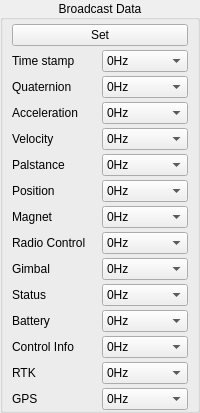
                <widget class="QGroupBox" name="gb_CoreData">
                 <property name="title">
                  <string>Broadcast Data</string>
                 </property>
                 <property name="alignment">
                  <set>Qt::AlignCenter</set>
                 </property>
                 <layout class="QVBoxLayout" name="verticalLayout_33">
                  <property name="spacing">
                   <number>4</number>
                  </property>
                  <property name="leftMargin">
                   <number>9</number>
                  </property>
                  <property name="topMargin">
                   <number>4</number>
                  </property>
                  <property name="rightMargin">
                   <number>9</number>
                  </property>
                  <property name="bottomMargin">
                   <number>0</number>
                  </property>
                  <item>
                   <widget class="QPushButton" name="btn_coreSet">
                    <property name="text">
                     <string>Set</string>
                    </property>
                   </widget>
                  </item>
                  <item>
                   <layout class="QHBoxLayout" name="horizontalLayout_25">
                    <item>
                     <widget class="QLabel" name="label_15">
                      <property name="text">
                       <string>Time stamp</string>
                      </property>
                     </widget>
                    </item>
                    <item>
                     <widget class="QComboBox" name="comboBox_1">
                      <property name="currentText">
                       <string>0Hz</string>
                      </property>
                      <property name="currentIndex">
                       <number>0</number>
                      </property>
                      <item>
                       <property name="text">
                        <string>0Hz</string>
                       </property>
                      </item>
                      <item>
                       <property name="text">
                        <string>1Hz</string>
                       </property>
                      </item>
                      <item>
                       <property name="text">
                        <string>10Hz</string>
                       </property>
                      </item>
                      <item>
                       <property name="text">
                        <string>50Hz</string>
                       </property>
                      </item>
                      <item>
                       <property name="text">
                        <string>100Hz</string>
                       </property>
                      </item>
                      <item>
                       <property name="text">
                        <string>Hold</string>
                       </property>
                      </item>
                      <item>
                       <property name="text">
                        <string>200Hz</string>
                       </property>
                      </item>
                      <item>
                       <property name="text">
                        <string>400Hz</string>
                       </property>
                      </item>
                     </widget>
                    </item>
                   </layout>
                  </item>
                  <item>
                   <layout class="QHBoxLayout" name="horizontalLayout_26">
                    <item>
                     <widget class="QLabel" name="label_16">
                      <property name="text">
                       <string>Quaternion</string>
                      </property>
                     </widget>
                    </item>
                    <item>
                     <widget class="QComboBox" name="comboBox_2">
                      <property name="currentText">
                       <string>0Hz</string>
                      </property>
                      <property name="currentIndex">
                       <number>0</number>
                      </property>
                      <item>
                       <property name="text">
                        <string>0Hz</string>
                       </property>
                      </item>
                      <item>
                       <property name="text">
                        <string>1Hz</string>
                       </property>
                      </item>
                      <item>
                       <property name="text">
                        <string>10Hz</string>
                       </property>
                      </item>
                      <item>
                       <property name="text">
                        <string>50Hz</string>
                       </property>
                      </item>
                      <item>
                       <property name="text">
                        <string>100Hz</string>
                       </property>
                      </item>
                      <item>
                       <property name="text">
                        <string>Hold</string>
                       </property>
                      </item>
                      <item>
                       <property name="text">
                        <string>200Hz</string>
                       </property>
                      </item>
                      <item>
                       <property name="text">
                        <string>400Hz</string>
                       </property>
                      </item>
                     </widget>
                    </item>
                   </layout>
                  </item>
                  <item>
                   <layout class="QHBoxLayout" name="horizontalLayout_27">
                    <item>
                     <widget class="QLabel" name="label_17">
                      <property name="text">
                       <string>Acceleration</string>
                      </property>
                     </widget>
                    </item>
                    <item>
                     <widget class="QComboBox" name="comboBox_3">
                      <property name="currentText">
                       <string>0Hz</string>
                      </property>
                      <property name="currentIndex">
                       <number>0</number>
                      </property>
                      <item>
                       <property name="text">
                        <string>0Hz</string>
                       </property>
                      </item>
                      <item>
                       <property name="text">
                        <string>1Hz</string>
                       </property>
                      </item>
                      <item>
                       <property name="text">
                        <string>10Hz</string>
                       </property>
                      </item>
                      <item>
                       <property name="text">
                        <string>50Hz</string>
                       </property>
                      </item>
                      <item>
                       <property name="text">
                        <string>100Hz</string>
                       </property>
                      </item>
                      <item>
                       <property name="text">
                        <string>Hold</string>
                       </property>
                      </item>
                      <item>
                       <property name="text">
                        <string>200Hz</string>
                       </property>
                      </item>
                      <item>
                       <property name="text">
                        <string>400Hz</string>
                       </property>
                      </item>
                     </widget>
                    </item>
                   </layout>
                  </item>
                  <item>
                   <layout class="QHBoxLayout" name="horizontalLayout_28">
                    <item>
                     <widget class="QLabel" name="label_18">
                      <property name="text">
                       <string>Velocity</string>
                      </property>
                     </widget>
                    </item>
                    <item>
                     <widget class="QComboBox" name="comboBox_4">
                      <property name="currentText">
                       <string>0Hz</string>
                      </property>
                      <property name="currentIndex">
                       <number>0</number>
                      </property>
                      <item>
                       <property name="text">
                        <string>0Hz</string>
                       </property>
                      </item>
                      <item>
                       <property name="text">
                        <string>1Hz</string>
                       </property>
                      </item>
                      <item>
                       <property name="text">
                        <string>10Hz</string>
                       </property>
                      </item>
                      <item>
                       <property name="text">
                        <string>50Hz</string>
                       </property>
                      </item>
                      <item>
                       <property name="text">
                        <string>100Hz</string>
                       </property>
                      </item>
                      <item>
                       <property name="text">
                        <string>Hold</string>
                       </property>
                      </item>
                      <item>
                       <property name="text">
                        <string>200Hz</string>
                       </property>
                      </item>
                      <item>
                       <property name="text">
                        <string>400Hz</string>
                       </property>
                      </item>
                     </widget>
                    </item>
                   </layout>
                  </item>
                  <item>
                   <layout class="QHBoxLayout" name="horizontalLayout_29">
                    <item>
                     <widget class="QLabel" name="label_19">
                      <property name="text">
                       <string>Palstance</string>
                      </property>
                     </widget>
                    </item>
                    <item>
                     <widget class="QComboBox" name="comboBox_5">
                      <property name="currentText">
                       <string>0Hz</string>
                      </property>
                      <property name="currentIndex">
                       <number>0</number>
                      </property>
                      <item>
                       <property name="text">
                        <string>0Hz</string>
                       </property>
                      </item>
                      <item>
                       <property name="text">
                        <string>1Hz</string>
                       </property>
                      </item>
                      <item>
                       <property name="text">
                        <string>10Hz</string>
                       </property>
                      </item>
                      <item>
                       <property name="text">
                        <string>50Hz</string>
                       </property>
                      </item>
                      <item>
                       <property name="text">
                        <string>100Hz</string>
                       </property>
                      </item>
                      <item>
                       <property name="text">
                        <string>Hold</string>
                       </property>
                      </item>
                      <item>
                       <property name="text">
                        <string>200Hz</string>
                       </property>
                      </item>
                      <item>
                       <property name="text">
                        <string>400Hz</string>
                       </property>
                      </item>
                     </widget>
                    </item>
                   </layout>
                  </item>
                  <item>
                   <layout class="QHBoxLayout" name="horizontalLayout_30">
                    <item>
                     <widget class="QLabel" name="label_20">
                      <property name="text">
                       <string>Position</string>
                      </property>
                     </widget>
                    </item>
                    <item>
                     <widget class="QComboBox" name="comboBox_6">
                      <property name="currentText">
                       <string>0Hz</string>
                      </property>
                      <property name="currentIndex">
                       <number>0</number>
                      </property>
                      <item>
                       <property name="text">
                        <string>0Hz</string>
                       </property>
                      </item>
                      <item>
                       <property name="text">
                        <string>1Hz</string>
                       </property>
                      </item>
                      <item>
                       <property name="text">
                        <string>10Hz</string>
                       </property>
                      </item>
                      <item>
                       <property name="text">
                        <string>50Hz</string>
                       </property>
                      </item>
                      <item>
                       <property name="text">
                        <string>100Hz</string>
                       </property>
                      </item>
                      <item>
                       <property name="text">
                        <string>Hold</string>
                       </property>
                      </item>
                      <item>
                       <property name="text">
                        <string>200Hz</string>
                       </property>
                      </item>
                      <item>
                       <property name="text">
                        <string>400Hz</string>
                       </property>
                      </item>
                     </widget>
                    </item>
                   </layout>
                  </item>
                  <item>
                   <layout class="QHBoxLayout" name="horizontalLayout_31">
                    <item>
                     <widget class="QLabel" name="label_21">
                      <property name="text">
                       <string>Magnet</string>
                      </property>
                     </widget>
                    </item>
                    <item>
                     <widget class="QComboBox" name="comboBox_7">
                      <property name="currentText">
                       <string>0Hz</string>
                      </property>
                      <property name="currentIndex">
                       <number>0</number>
                      </property>
                      <item>
                       <property name="text">
                        <string>0Hz</string>
                       </property>
                      </item>
                      <item>
                       <property name="text">
                        <string>1Hz</string>
                       </property>
                      </item>
                      <item>
                       <property name="text">
                        <string>10Hz</string>
                       </property>
                      </item>
                      <item>
                       <property name="text">
                        <string>50Hz</string>
                       </property>
                      </item>
                      <item>
                       <property name="text">
                        <string>100Hz</string>
                       </property>
                      </item>
                      <item>
                       <property name="text">
                        <string>Hold</string>
                       </property>
                      </item>
                      <item>
                       <property name="text">
                        <string>200Hz</string>
                       </property>
                      </item>
                      <item>
                       <property name="text">
                        <string>400Hz</string>
                       </property>
                      </item>
                     </widget>
                    </item>
                   </layout>
                  </item>
                  <item>
                   <layout class="QHBoxLayout" name="horizontalLayout_32">
                    <item>
                     <widget class="QLabel" name="label_22">
                      <property name="text">
                       <string>Radio Control</string>
                      </property>
                     </widget>
                    </item>
                    <item>
                     <widget class="QComboBox" name="comboBox_8">
                      <property name="currentText">
                       <string>0Hz</string>
                      </property>
                      <property name="currentIndex">
                       <number>0</number>
                      </property>
                      <item>
                       <property name="text">
                        <string>0Hz</string>
                       </property>
                      </item>
                      <item>
                       <property name="text">
                        <string>1Hz</string>
                       </property>
                      </item>
                      <item>
                       <property name="text">
                        <string>10Hz</string>
                       </property>
                      </item>
                      <item>
                       <property name="text">
                        <string>50Hz</string>
                       </property>
                      </item>
                      <item>
                       <property name="text">
                        <string>100Hz</string>
                       </property>
                      </item>
                      <item>
                       <property name="text">
                        <string>Hold</string>
                       </property>
                      </item>
                      <item>
                       <property name="text">
                        <string>200Hz</string>
                       </property>
                      </item>
                      <item>
                       <property name="text">
                        <string>400Hz</string>
                       </property>
                      </item>
                     </widget>
                    </item>
                   </layout>
                  </item>
                  <item>
                   <layout class="QHBoxLayout" name="horizontalLayout_33">
                    <item>
                     <widget class="QLabel" name="label_23">
                      <property name="text">
                       <string>Gimbal</string>
                      </property>
                     </widget>
                    </item>
                    <item>
                     <widget class="QComboBox" name="comboBox_9">
                      <property name="currentText">
                       <string>0Hz</string>
                      </property>
                      <property name="currentIndex">
                       <number>0</number>
                      </property>
                      <item>
                       <property name="text">
                        <string>0Hz</string>
                       </property>
                      </item>
                      <item>
                       <property name="text">
                        <string>1Hz</string>
                       </property>
                      </item>
                      <item>
                       <property name="text">
                        <string>10Hz</string>
                       </property>
                      </item>
                      <item>
                       <property name="text">
                        <string>50Hz</string>
                       </property>
                      </item>
                      <item>
                       <property name="text">
                        <string>100Hz</string>
                       </property>
                      </item>
                      <item>
                       <property name="text">
                        <string>Hold</string>
                       </property>
                      </item>
                      <item>
                       <property name="text">
                        <string>200Hz</string>
                       </property>
                      </item>
                      <item>
                       <property name="text">
                        <string>400Hz</string>
                       </property>
                      </item>
                     </widget>
                    </item>
                   </layout>
                  </item>
                  <item>
                   <layout class="QHBoxLayout" name="horizontalLayout_34">
                    <item>
                     <widget class="QLabel" name="label_24">
                      <property name="text">
                       <string>Status</string>
                      </property>
                     </widget>
                    </item>
                    <item>
                     <widget class="QComboBox" name="comboBox_10">
                      <property name="currentText">
                       <string>0Hz</string>
                      </property>
                      <property name="currentIndex">
                       <number>0</number>
                      </property>
                      <item>
                       <property name="text">
                        <string>0Hz</string>
                       </property>
                      </item>
                      <item>
                       <property name="text">
                        <string>1Hz</string>
                       </property>
                      </item>
                      <item>
                       <property name="text">
                        <string>10Hz</string>
                       </property>
                      </item>
                      <item>
                       <property name="text">
                        <string>50Hz</string>
                       </property>
                      </item>
                      <item>
                       <property name="text">
                        <string>100Hz</string>
                       </property>
                      </item>
                      <item>
                       <property name="text">
                        <string>Hold</string>
                       </property>
                      </item>
                      <item>
                       <property name="text">
                        <string>200Hz</string>
                       </property>
                      </item>
                      <item>
                       <property name="text">
                        <string>400Hz</string>
                       </property>
                      </item>
                     </widget>
                    </item>
                   </layout>
                  </item>
                  <item>
                   <layout class="QHBoxLayout" name="horizontalLayout_35">
                    <item>
                     <widget class="QLabel" name="label_25">
                      <property name="text">
                       <string>Battery</string>
                      </property>
                     </widget>
                    </item>
                    <item>
                     <widget class="QComboBox" name="comboBox_11">
                      <property name="currentText">
                       <string>0Hz</string>
                      </property>
                      <property name="currentIndex">
                       <number>0</number>
                      </property>
                      <item>
                       <property name="text">
                        <string>0Hz</string>
                       </property>
                      </item>
                      <item>
                       <property name="text">
                        <string>1Hz</string>
                       </property>
                      </item>
                      <item>
                       <property name="text">
                        <string>10Hz</string>
                       </property>
                      </item>
                      <item>
                       <property name="text">
                        <string>50Hz</string>
                       </property>
                      </item>
                      <item>
                       <property name="text">
                        <string>100Hz</string>
                       </property>
                      </item>
                      <item>
                       <property name="text">
                        <string>Hold</string>
                       </property>
                      </item>
                      <item>
                       <property name="text">
                        <string>200Hz</string>
                       </property>
                      </item>
                      <item>
                       <property name="text">
                        <string>400Hz</string>
                       </property>
                      </item>
                     </widget>
                    </item>
                   </layout>
                  </item>
                  <item>
                   <layout class="QHBoxLayout" name="horizontalLayout_36">
                    <item>
                     <widget class="QLabel" name="label_26">
                      <property name="text">
                       <string>Control Info</string>
                      </property>
                     </widget>
                    </item>
                    <item>
                     <widget class="QComboBox" name="comboBox_12">
                      <property name="currentText">
                       <string>0Hz</string>
                      </property>
                      <property name="currentIndex">
                       <number>0</number>
                      </property>
                      <item>
                       <property name="text">
                        <string>0Hz</string>
                       </property>
                      </item>
                      <item>
                       <property name="text">
                        <string>1Hz</string>
                       </property>
                      </item>
                      <item>
                       <property name="text">
                        <string>10Hz</string>
                       </property>
                      </item>
                      <item>
                       <property name="text">
                        <string>50Hz</string>
                       </property>
                      </item>
                      <item>
                       <property name="text">
                        <string>100Hz</string>
                       </property>
                      </item>
                      <item>
                       <property name="text">
                        <string>Hold</string>
                       </property>
                      </item>
                      <item>
                       <property name="text">
                        <string>200Hz</string>
                       </property>
                      </item>
                      <item>
                       <property name="text">
                        <string>400Hz</string>
                       </property>
                      </item>
                     </widget>
                    </item>
                   </layout>
                  </item>
                  <item>
                   <layout class="QHBoxLayout" name="horizontalLayout_38">
                    <item>
                     <widget class="QLabel" name="label_81">
                      <property name="text">
                       <string>RTK</string>
                      </property>
                     </widget>
                    </item>
                    <item>
                     <widget class="QComboBox" name="comboBox_13">
                      <property name="currentText">
                       <string>0Hz</string>
                      </property>
                      <property name="currentIndex">
                       <number>0</number>
                      </property>
                      <item>
                       <property name="text">
                        <string>0Hz</string>
                       </property>
                      </item>
                      <item>
                       <property name="text">
                        <string>1Hz</string>
                       </property>
                      </item>
                      <item>
                       <property name="text">
                        <string>10Hz</string>
                       </property>
                      </item>
                      <item>
                       <property name="text">
                        <string>50Hz</string>
                       </property>
                      </item>
                      <item>
                       <property name="text">
                        <string>100Hz</string>
                       </property>
                      </item>
                      <item>
                       <property name="text">
                        <string>Hold</string>
                       </property>
                      </item>
                      <item>
                       <property name="text">
                        <string>200Hz</string>
                       </property>
                      </item>
                      <item>
                       <property name="text">
                        <string>400Hz</string>
                       </property>
                      </item>
                     </widget>
                    </item>
                   </layout>
                  </item>
                  <item>
                   <layout class="QHBoxLayout" name="horizontalLayout_44">
                    <item>
                     <widget class="QLabel" name="label_82">
                      <property name="text">
                       <string>GPS</string>
                      </property>
                     </widget>
                    </item>
                    <item>
                     <widget class="QComboBox" name="comboBox_14">
                      <property name="currentText">
                       <string>0Hz</string>
                      </property>
                      <property name="currentIndex">
                       <number>0</number>
                      </property>
                      <item>
                       <property name="text">
                        <string>0Hz</string>
                       </property>
                      </item>
                      <item>
                       <property name="text">
                        <string>1Hz</string>
                       </property>
                      </item>
                      <item>
                       <property name="text">
                        <string>10Hz</string>
                       </property>
                      </item>
                      <item>
                       <property name="text">
                        <string>50Hz</string>
                       </property>
                      </item>
                      <item>
                       <property name="text">
                        <string>100Hz</string>
                       </property>
                      </item>
                      <item>
                       <property name="text">
                        <string>Hold</string>
                       </property>
                      </item>
                      <item>
                       <property name="text">
                        <string>200Hz</string>
                       </property>
                      </item>
                      <item>
                       <property name="text">
                        <string>400Hz</string>
                       </property>
                      </item>
                     </widget>
                    </item>
                   </layout>
                  </item>
                 </layout>
                </widget>
